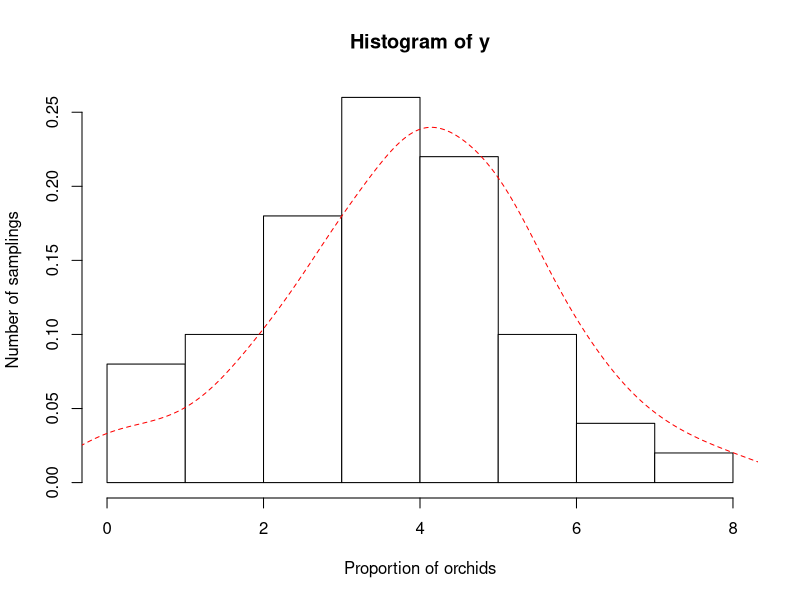
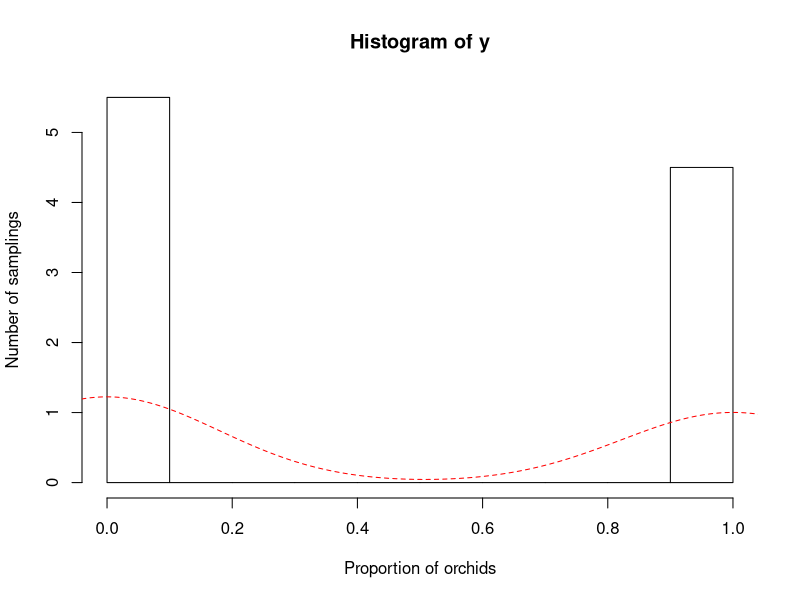
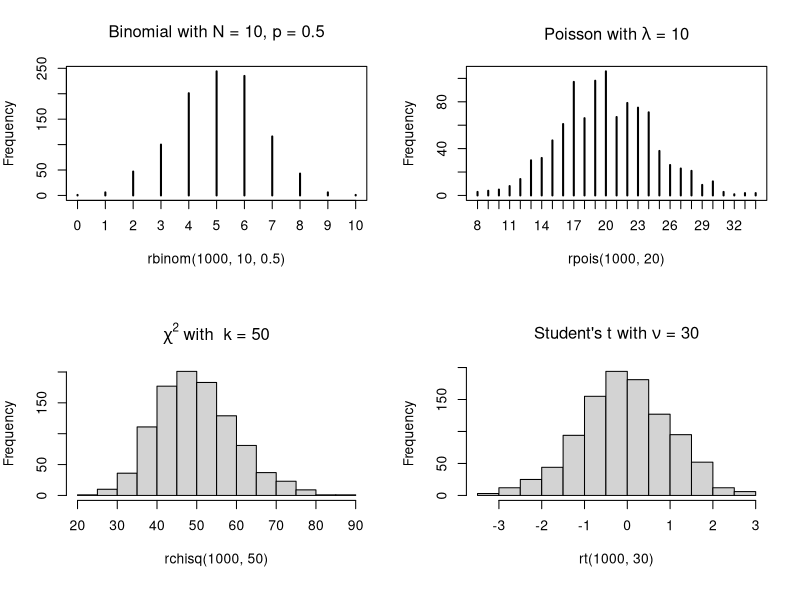
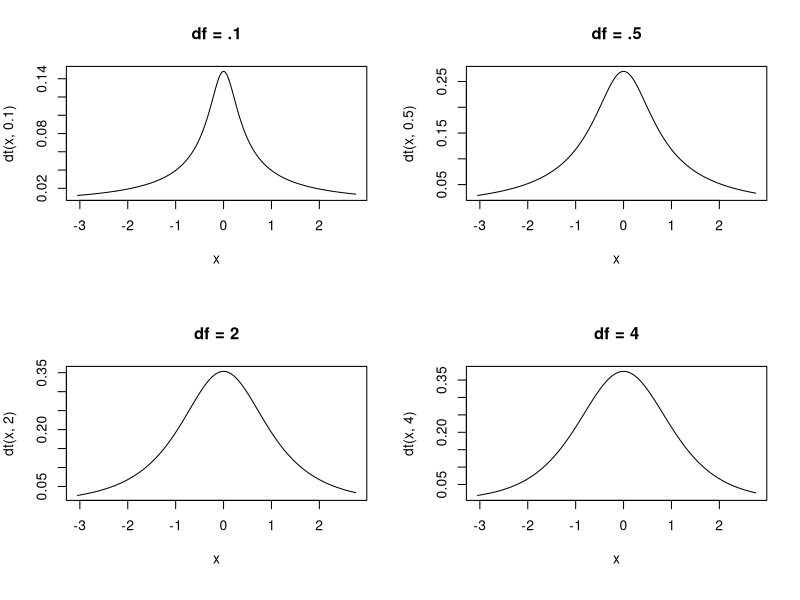

These charts were generated, in order, by the following R code: (Note: this script raises an error after producing the figures.)
## ---- chunk 1
library(knitr)

default_source_hook <- knit_hooks$get('source')
default_output_hook <- knit_hooks$get('output')

knit_hooks$set(
  source = function(x, options) {
    paste0(
      "\n::: {.codebox data-latex=\"\"}\n\n",
      default_source_hook(x, options),
      "\n\n:::\n\n")
  }
)

knit_hooks$set(
  output = function(x, options) {
    paste0(
      "\n::: {.codebox data-latex=\"\"}\n\n",
      default_output_hook(x, options),
      "\n\n:::\n\n")
  }
)

knitr::opts_chunk$set(echo = TRUE)
## ---- chunk 2
set.seed(12345) # For reproducibility
n.times <- 50;n.picks=10;p.orchid <- 0.4
y <- rbinom(n.times, size = n.picks, prob = p.orchid) 
## ---- chunk 3
hist(y, xlab = "Proportion of orchids", 
     ylab = "Number of samplings", freq = FALSE, col = "white")
lines(density(y), col = "red", lty = "dashed")
## ---- chunk 4
set.seed(12345) # For reproducibility
n.times <- 100;n.picks=1;p.orchid <- 0.4
y <- rbinom(n.times, size = n.picks, prob = p.orchid) 
## ---- chunk 5
hist(y, xlab = "Proportion of orchids", 
     ylab = "Number of samplings", freq = FALSE, col = "white")
lines(density(y), col = "red", lty = "dashed")
## ---- chunk 6
par(mfrow=c(2,2), mar =  c(6,4,4,2))
plot(table(rbinom(1000,10,0.5)), ylab="Frequency", main=expression(paste("Binomial with N = 10, ", p, " = 0.5")), xlab="rbinom(1000, 10, 0.5)")
plot(table(rpois(1000,20)), ylab="Frequency", main=expression(paste("Poisson with ", lambda, " = 10")), xlab = "rpois(1000, 20)")
hist(rchisq(1000, 50), ylab="Frequency", main=expression(paste(chi^2, " with  k = 50")))
hist(rt(1000, 30), ylab="Frequency", main=expression(paste("Student's t with ", nu, " = 30")))
## ---- chunk 7
par(mfrow=c(2,2))
x <- sort(rnorm(1000))
plot(dt(x, .1), x = x, type="l", main = "df = .1")
plot(dt(x, .5), x = x, type="l", main = "df = .5")
plot(dt(x, 2), x = x, type="l", main = "df = 2")
plot(dt(x, 4), x = x, type="l", main = "df = 4")
## ---- chunk 8
set.seed(12345)
y <- rnorm(10)
x <- rnorm(10, mean = 2)
t.test(x, y)
## ---- chunk 9
data("alaska.pipeline", package="UsingR")
library(tidyr)
knitr::kable(head(alaska.pipeline, 7), format="latex", booktabs = T)%>%kableExtra::kable_styling(position="center")
## ---- chunk 10
data(alaska.pipeline, package="UsingR")
t.test(alaska.pipeline$field.defect, 
       alaska.pipeline$lab.defect, paired=TRUE)
## ---- chunk 11
plot(c(1,2), y = range(alaska.pipeline[,c("field.defect","lab.defect")]), type="n", xaxt="n", ylab="Defect depth", xlim = c(0,3), xlab=NA)
axis(1, at = c(1,2), labels = c("Field","Lab"))

points(rep(1, nrow(alaska.pipeline)), alaska.pipeline$field.defect)
points(1, mean(alaska.pipeline$field.defect), pch = 16, col = "red", cex = 1.3)
points(rep(2, nrow(alaska.pipeline)), alaska.pipeline$lab.defect)
points(2, mean(alaska.pipeline$lab.defect), pch = 16, col = "red", cex = 1.3)

lines(c(1,2), c(mean(alaska.pipeline$field.defect), mean(alaska.pipeline$lab.defect)), col="red")
## ---- chunk 12
set.seed(12345)
x <- rbinom(50, 0.5, size = 1)
y = 20 + 5*x + rnorm(50)
Means <- aggregate(y,list(x),mean)
par(mfrow=c(1,1), mar=c(4.1,7,1,1), oma=c(0,0,0,0))
plot(y, jitter(1*x), yaxt="n", ann=FALSE, 
     col="grey50") 
points(Means[,2], c(0,1), col=2, pch=3, cex=4)
text(Means[1,2], 0.2, expression(beta[0]), cex=3, adj=-0.2)
text(Means[2,2], 0.8, expression(beta[1]), cex=3, adj=-0.2)

axis(2, c("Something", "Something else"), at=c(0,1), las=1)
## ---- chunk 13
set.seed(12345)
x <- rbinom(50, 0.5, size = 1)
y = 20 + 5*x + rnorm(50)
Means <- aggregate(y,list(x),mean)
par(mfrow=c(1,1), mar=c(4.1,7,1,1), oma=c(0,0,0,0))
plot(y, jitter(1*x), yaxt="n", ann=FALSE, 
     col="grey50") 
points(Means[,2], c(0,1), col=2, pch=3, cex=4)
text(Means[1,2], 0.2, expression(alpha + 0*beta), cex=3, adj=-0.2)
text(Means[2,2], 0.8, expression(alpha + 1*beta), cex=3, adj=-0.2)

axis(2, c("Something", "Something else"), at=c(0,1), las=1)
## ---- chunk 14
alaska <- rbind(data.frame(id = 1:nrow(alaska.pipeline), 
                           lab = "lab", depth = alaska.pipeline$lab.defect),
                data.frame(id = 1:nrow(alaska.pipeline), 
                           lab="field", depth = alaska.pipeline$field.defect))
alaska$lab <- as.factor(alaska$lab)
lm(depth~lab, data = alaska)
## ---- chunk 15
x <- rnorm(30)+1;set.seed(2)
y <- rnorm(30,1+x*.4)
model <-  lm(y~x)
plot(y~x, ylab = "Response", xlab = "Explanatory", main=expression(alpha))
abline(model,col="red")
segments(y0=-3,y1=predict(model,data.frame(x=0)), x0 = 0, x1=0, col = "darkorange", lty = "dashed")
segments(y0=predict(model,data.frame(x=0)),y1=predict(model,data.frame(x=0)), x0 = 0, x1=-2, col = "darkorange", lty = "dashed")
text(y=predict(model,data.frame(x=-1)), -1, expression(alpha), adj = c(0.5,-1), cex=3, col = "darkorange")

## ---- chunk 16
x <- rnorm(30)+1;set.seed(2)
y <- rnorm(30,1+x*1)
model <-  lm(y~x)
plot(y~x, ylab = "Response", xlab = "Explanatory", main=expression(beta))
abline(model,col="red")
segments(y0=predict(model,data.frame(x=2)),y1=predict(model,data.frame(x=2)), x0 = 2, x1=3, col = "darkorange", lty = "dashed")
segments(y0=predict(model,data.frame(x=2)),y1=predict(model,data.frame(x=3)), x0 = 3, x1=3, col = "darkorange", lty = "dashed")
text(y=predict(model,data.frame(x=2.5)), 2.5, expression(beta), cex=3, adj=c(0,1.5), col = "darkorange")
## ---- chunk 17
lm(lab.defect~field.defect, data = alaska.pipeline)
## ---- chunk 18
x <- rnorm(30)+20;set.seed(2)
y <- rnorm(30,1+x*.4)
model <-  lm(y~x)
plot(y~x, ylab = expression(y), xlab = expression(x))
abline(model,col="red", lty = "dotted")
abline(h=9, col="red", lty = "dashed")
## ---- chunk 19
x <- rnorm(30)+20;set.seed(2)
y <- rnorm(30,1+x*.4)
model <-  lm(y~x)
plot(y~x, ylab = "Response", xlab = "Explanatory")
abline(model,col="red")

segments(x,y,x,predict(model), col = "blue")
